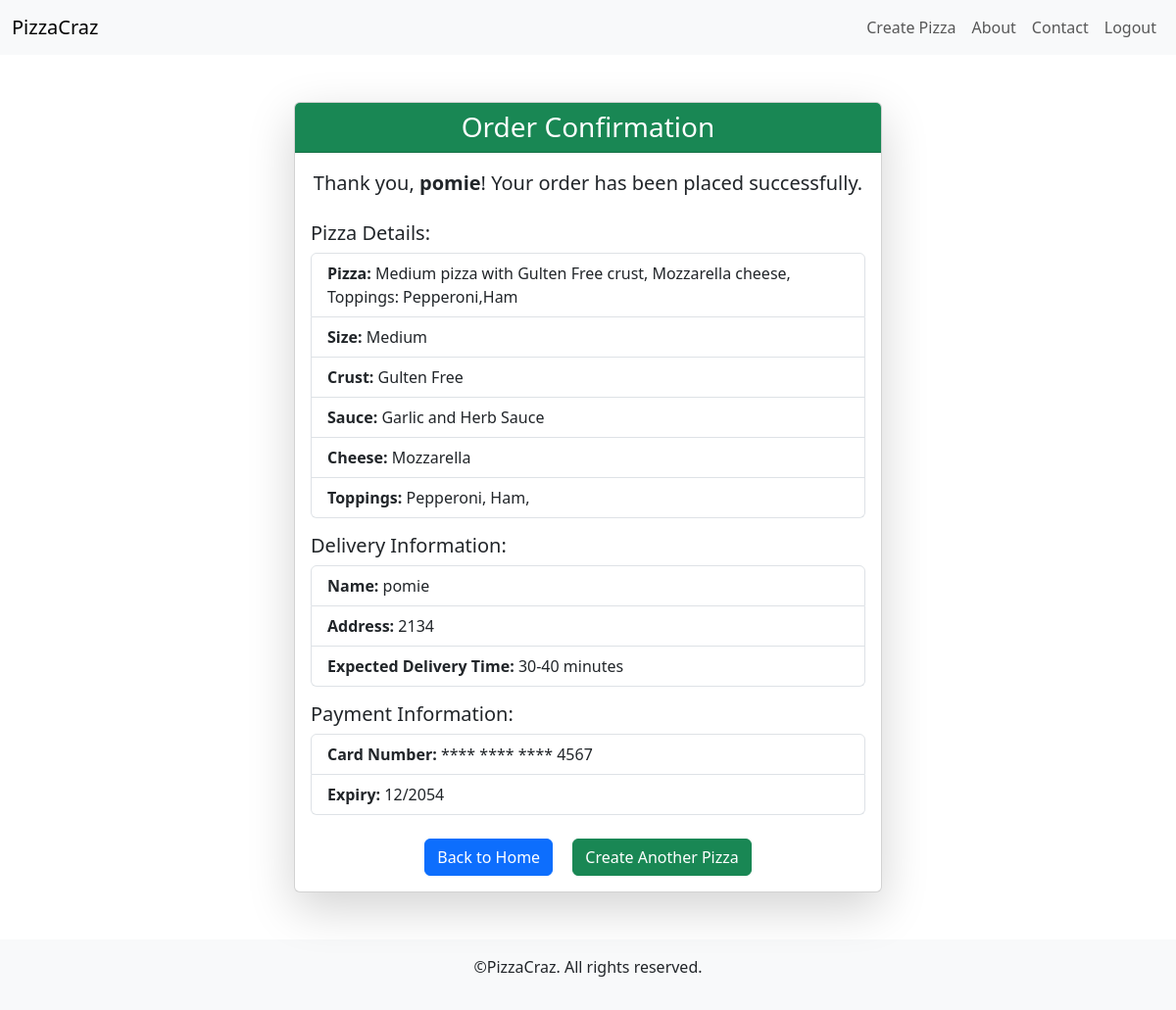
Page /order_confirmation/4 (signed in) on the committed database.
### Pizz/models.py (models this page shows, shortened)
class Order(models.Model):
    user = models.ForeignKey(User, on_delete=models.CASCADE)
    pizza = models.ForeignKey(Pizza, on_delete=models.CASCADE)
    name = models.CharField(max_length=100)
    address = models.TextField()
    card_number = models.CharField(max_length=16, validators=[MinLengthValidator(16)])
    card_expiry_month = models.CharField(max_length=2, validators=[MinLengthValidator(2)])  # MM format
    card_expiry_year = models.CharField(max_length=4, validators=[MinLengthValidator(4)])  # YYYY format
    card_cvv = models.CharField(max_length=3, validators=[MinLengthValidator(3)])
    order_date = models.DateTimeField(auto_now_add=True)

class Pizza(models.Model):
    user = models.ForeignKey(User, on_delete=models.CASCADE)
    size = models.ForeignKey("PizzaSize", on_delete=models.PROTECT)
    crust = models.ForeignKey("PizzaCrust", on_delete=models.PROTECT)
    sauce = models.ForeignKey("PizzaSauce", on_delete=models.PROTECT)
    cheese = models.ForeignKey("PizzaCheese", on_delete=models.PROTECT)
    pepperoni = models.BooleanField(default=False)
    chicken = models.BooleanField(default=False)
    ham = models.BooleanField(default=False)
    pineapple = models.BooleanField(default=False)
    peppers = models.BooleanField(default=False)
    mushrooms = models.BooleanField(default=False)
    onions = models.BooleanField(default=False)
    created_at = models.DateTimeField(auto_now_add=True)
    def __str__(self):
        topping_fields = ['pepperoni', 'chicken', 'ham', 'pineapple', 'peppers', 'mushrooms', 'onions']
        topping_selected = [topping.capitalize() for topping in topping_fields if getattr(self, topping)]
        toppings_str = (",").join(topping_selected) if topping_selected else "No toppings"
        return f"{self.size} pizza with {self.crust} crust, {self.cheese} cheese, Toppings: {toppings_str}"

class PizzaSize(models.Model):
    name = models.CharField(max_length=50, unique=True)
    def __str__(self):
        return self.name

class PizzaCrust(models.Model):
    name = models.CharField(max_length=50, unique=True)
    def __str__(self):
        return self.name

class PizzaCheese(models.Model):
    name = models.CharField(max_length=50, unique=True)
    def __str__(self):
        return self.name

class PizzaSauce(models.Model):
    name = models.CharField(max_length=50, unique=True)
    def __str__(self):
        return self.name

### Pizz/views.py (the view)
# urls.py: path("order_confirmation/<int:order_id>", views.order_confirmation, name="order_confirmation")
@login_required
def order_confirmation(request, order_id):
    order = Order.objects.get(id=order_id)
    return render(request, "order_confirmation.html", {"order" : order})

### Pizz/templates/order_confirmation.html (shortened to what this page needs)
{% extends 'base.html' %}
{% load static %}
{% block content %}
<div class="container mt-5 d-flex justify-content-center">
    <div class="card shadow-lg" style="max-width: 600px; width: 100%;">
        <div class="card-header bg-success text-white text-center">
            <h3 class="mb-0">Order Confirmation</h3>
        </div>
        <div class="card-body">
            <p class="text-center fs-5 mb-4">Thank you, <strong>{{ order.name }}</strong>! Your order has been placed successfully.</p>
            <div class="mb-3">
                <h5 class="mb-2">Pizza Details:</h5>
                <ul class="list-group">
                    <li class="list-group-item"><strong>Pizza:</strong> {{ order.pizza }}</li>
                    <li class="list-group-item"><strong>Size:</strong> {{ order.pizza.size }}</li>
                    <li class="list-group-item"><strong>Crust:</strong> {{ order.pizza.crust }}</li>
                    <li class="list-group-item"><strong>Sauce:</strong> {{ order.pizza.sauce }}</li>
                    <li class="list-group-item"><strong>Cheese:</strong> {{ order.pizza.cheese }}</li>
                    <li class="list-group-item"><strong>Toppings:</strong>
                        {% with toppings=order.pizza %}
                                {% if toppings.pepperoni %}Pepperoni, {% endif %}
                                {% if toppings.ham %}Ham, {% endif %}
                            {% endwith %}
                    </li>
                </ul>
            </div>
            <div class="mb-3">
                <h5 class="mb-2">Delivery Information:</h5>
                <ul class="list-group">
                    <li class="list-group-item"><strong>Name:</strong> {{ order.name }}</li>
                    <li class="list-group-item"><strong>Address:</strong> {{ order.address }}</li>
                    <li class="list-group-item"><strong>Expected Delivery Time:</strong> 30-40 minutes</li>
                </ul>
            </div>
            <div class="mb-4">
                <h5 class="mb-2">Payment Information:</h5>
                <ul class="list-group">
                    <li class="list-group-item"><strong>Card Number:</strong> **** **** **** {{ order.card_number|slice:"-4:" }}</li>
                    <li class="list-group-item"><strong>Expiry:</strong> {{ order.card_expiry_month }}/{{ order.card_expiry_year }}</li>
                </ul>
            </div>
            <div class="text-center">
                <a href="{% url 'home' %}" class="btn btn-primary me-3">Back to Home</a>
                <a href="{% url 'create_pizza' %}" class="btn btn-success">Create Another Pizza</a>
            </div>
        </div>
    </div>
</div>
{% endblock %}

### rows in the picture
Order: name "pomie", pizza "Medium pizza with Gulten Free crust, Mozzarella cheese, Toppings: Pepperoni,Ham", pizza.size "Medium", pizza.crust "Gulten Free", pizza.sauce "Garlic and Herb Sauce", pizza.cheese "Mozzarella", address "2134", card_number "4567", card_expiry_month "12", card_expiry_year "2054"
